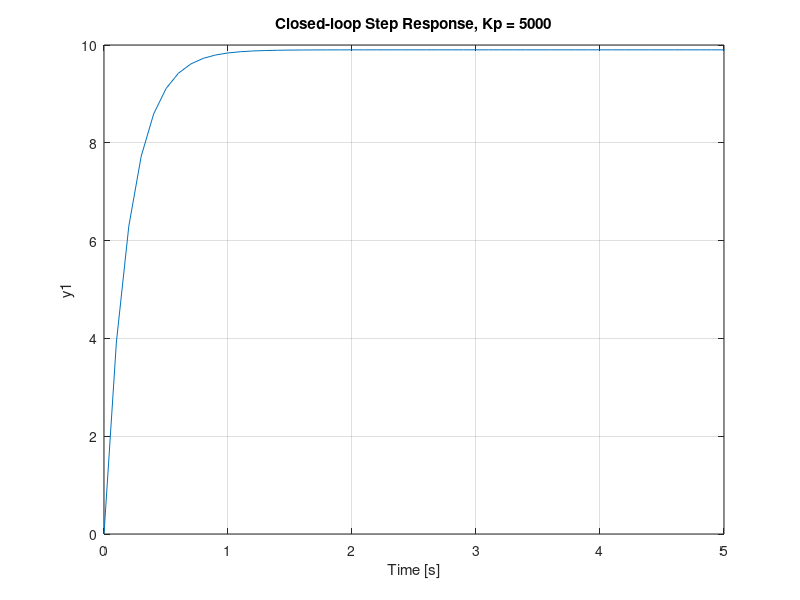
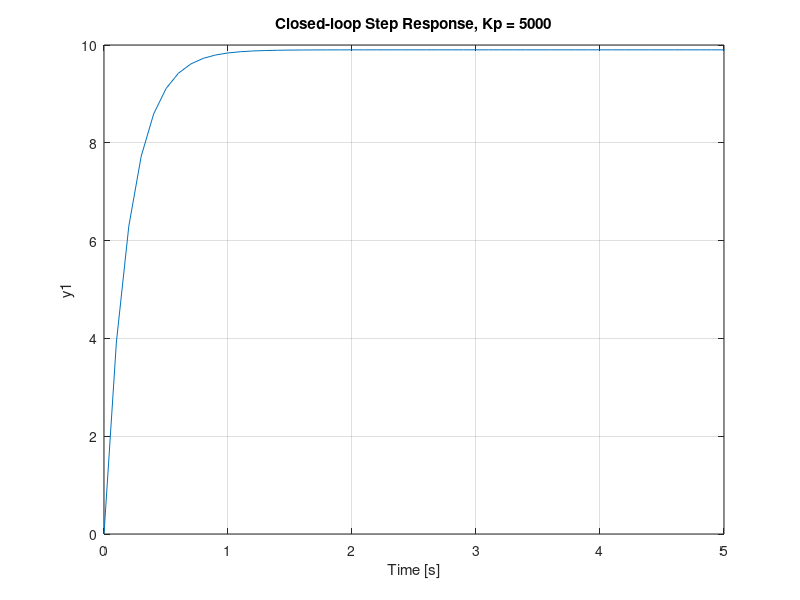

Here is the MATLAB script that generated these plots, in order: (Note: this script raises an error after producing the figures.)
%% Parameters for the car model
m = 1000;  % vehicle mass (kg)
b = 50;  % damping coefficient (N.s/m)
r = 10;  % reference speed (m/s)

%% Transfer function
s = tf('s');
P_cruise = 1/(m*s + b);

%% Proportional control
Kp = 5000;
C = pid(Kp);

T = feedback(C*P_cruise,1);

t = 0:0.1:20;
step(r*T,t)
axis([0 5 0 10])
title('Closed-loop Step Response, Kp = 5000')
saveas(gcf, 'figures/4-closed-step-P-5000.fig');
saveas(gcf, 'plots/4-closed-step-P-5000.jpg');

%% Closed-loop poles/zeros
pole(T);
pzmap(T);
axis([-10 1 -1 1])

%% Closed-loop time parameters
stepinfo(T)
tau = m/(Kp + b)
err = 10*b/(b + Kp)

%% Redefine to make u the output signal
T = feedback(C,P_cruise);
step(r*T,t)
title('Closed-loop Step Response of u, Kp = 5000')
saveas(gcf, 'figures/5-closed-step-P-5000-u.fig');
saveas(gcf, 'plots/5-closed-step-P-5000-u.jpg');

%% Try lower Kp to satisfy 500 N propulsion force limit
Kp = 50;
C = pid(Kp);
T = feedback(C,P_cruise);
t = 0:0.1:50;
step(r*T,t)
title('Closed-loop Step Response of u, Kp = 50')
saveas(gcf, 'figures/6-closed-step-P-50-u.fig');
saveas(gcf, 'plots/6-closed-step-P-50-u.jpg');

T = feedback(C*P_cruise,1);
step(r*T,t)
axis([0 50 0 10])
title('Closed-loop Step Response, Kp = 50')
saveas(gcf, 'figures/7-closed-step-P-50.fig');
saveas(gcf, 'plots/7-closed-step-P-50.jpg');

tau = m/(Kp + b)
err = 10*b/(b + Kp)

